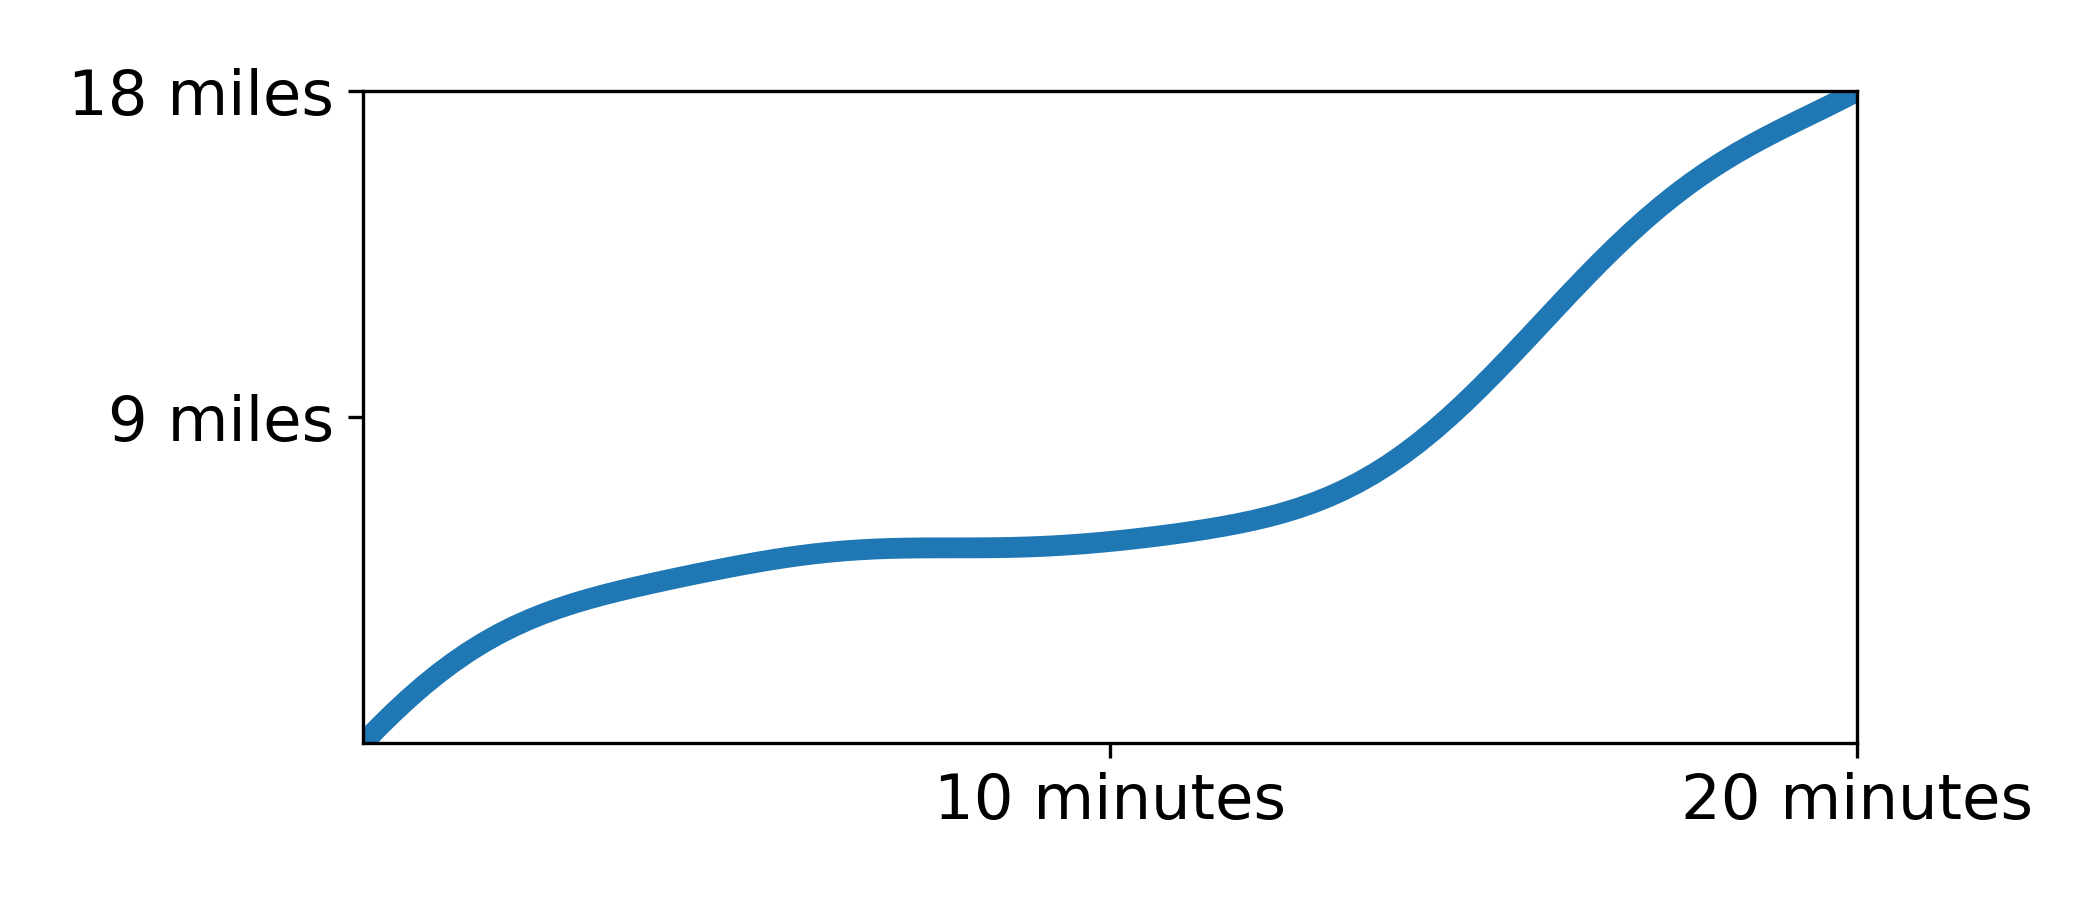

The script that drew this image:
import numpy as np
import matplotlib.pyplot as plt


font = {'size'   : 15}

plt.rc('font', **font)



t = np.linspace(0,20,100)
p = 0.4
u = 8
s = 5.4
a = 1.6
f = 30*np.cos(2*np.pi*t/8+p)+70
w = 1-np.exp(-1*((t-u)/s)**2)
h = w*f*a
d = np.cumsum(h)*t[1]
d = d - d[0]
d = d / d[-1] * 18.0


plt.plot(t,d, lw=5)
plt.xlim([0,20])
plt.ylim([0,18])
plt.xticks([10,20], ['10 minutes', '20 minutes'])
plt.yticks([9,18], ['9 miles', '18 miles'])
#plt.xlabel("Time (minutes)")
#plt.ylabel("Distance (miles)")

fig = plt.gcf()
fig.set_size_inches(7, 3)
plt.tight_layout()
plt.savefig(__file__.split("\\")[-1].replace(".py",".png"), dpi=300)
